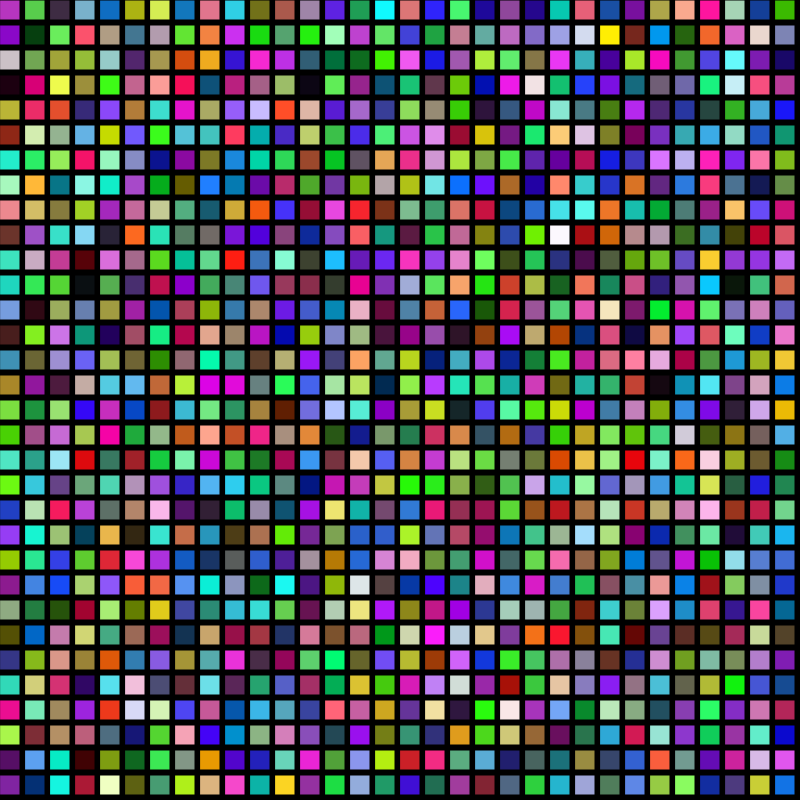
Frame 1 (no input)
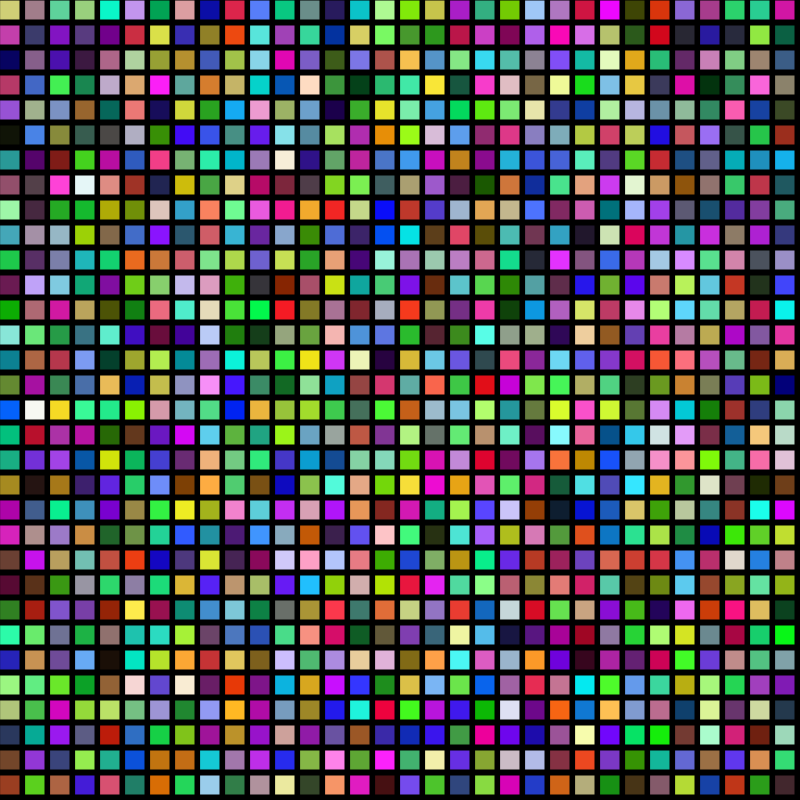
Frame 60 (no input)
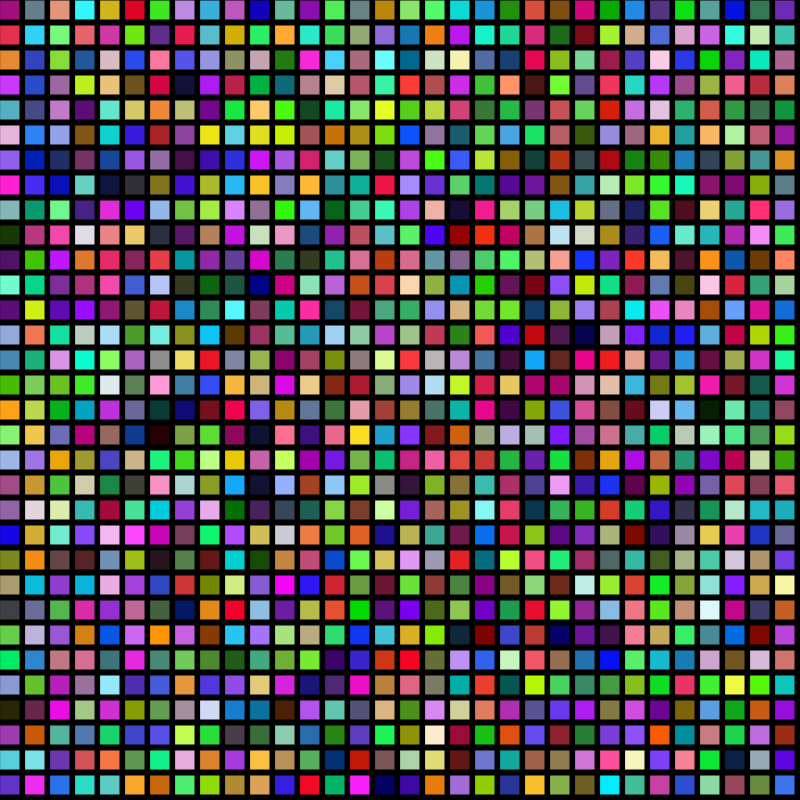
Frame 120 (the mouse pressed at the canvas centre since frame 60)

The p5.js sketch that drew these frames (run headless with seeded random() and noise() and a simulated clock; from frame 60 on, the mouse is pressed at the canvas centre):

// p5.js sketch
// ── sketch.js
let state = 0;

function setup() {
  createCanvas(800, 800);
}

function draw() {
  background(220);

  switch (state) {
    case 0:
      background("black");
      for (let j = 0; j < height; j += 25) {
        for (let i = 0; i < width; i += 25) {
          fill(random(255), random(255), random(255));
          rect(i, j, 20, 20);
        }
      }

      break;

    case 1:
      background(random(60));
      for (let j = 0; j < height; j += 25) {
        for (let i = 0; i < width; i += 25) {
          rect(i, j, 10, 10);
        }
      }
      break;

    case 2:
      background("black");
      for (let j = 0; j < height; j += 25) {
        for (let i = 0; i < width; i += 25) {
          fill(random(10, 200), 100, 50)
          push();
          ellipse(i, j, 100, 100);
          pop();
        }
      }
      break;

    case 3:
      background("black");
      for (let j = 0; j < height; j += 25) {
        for (let i = 0; i < width; i += 25) {
          fill("red");
          rect(random(i), j, 40, 10);
        }
      }
      break;

    case 4:
      background("red");
      for (let j = 0; j < height; j += 25) {
        for (let i = 0; i < width; i += 25) {
          fill("yellow");
          rect(i, random(j), 20, 20);
        }
      }
      break;
  }
}

function mouseReleased() {
  state++;
  if (state > 4) {
    state = 0;
  }
}
